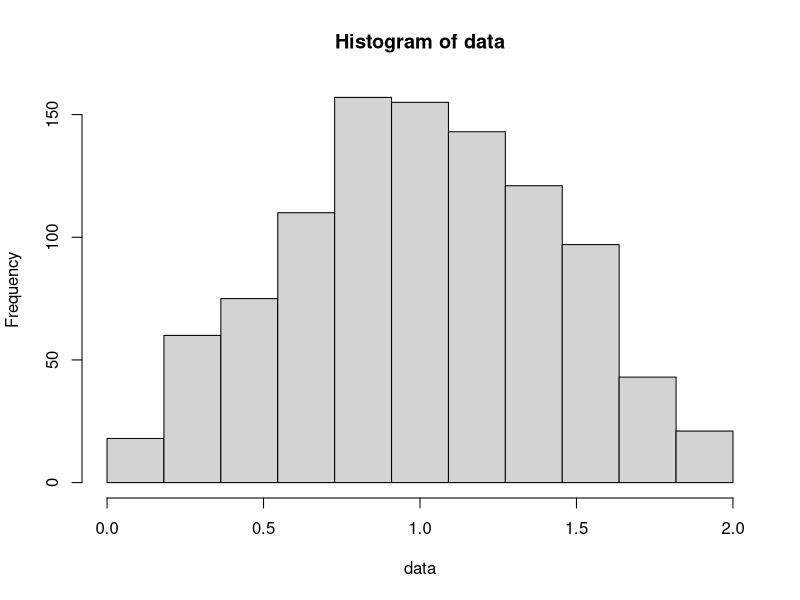
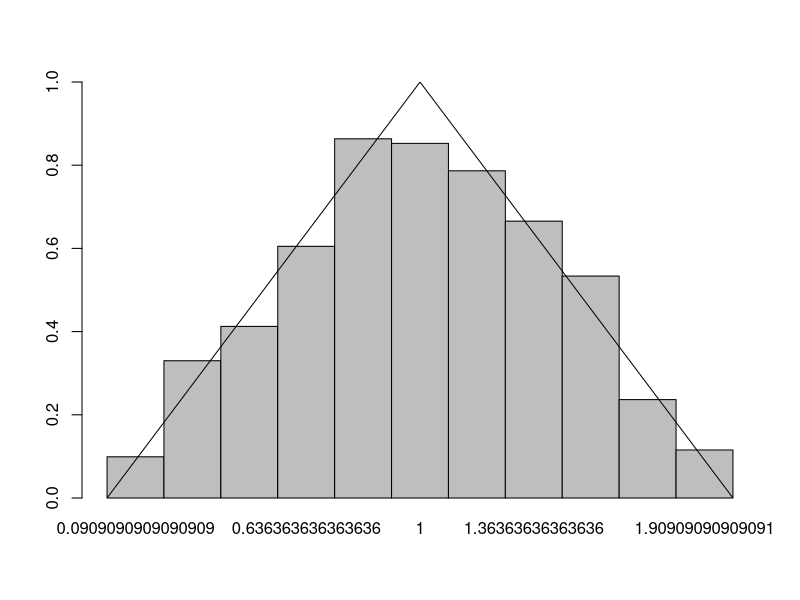

Recreate these plots in R, in order.

#' Example 2.4 Areabargraph
#' This program produces a bar graph with the property
#' that on each interval, the area, rather than the height,
#' of the bar is equal to the fraction of outcomes
#' that fell in the corresponding interval.

xlim = c(0, 2)
func <- function(x) {
  y = rep(0, length(x))
  y[x<=1] = x[x<=1]
  y[x>1] = 2 - x[x>1]
  return(y)
}

# simulation part
n = 1000 # the number of trial
bins = 11 # the number of bins
data = runif(n) + runif(n) # sum of two random numbers
histinfo = hist(data, breaks=seq(xlim[1], xlim[2], l=bins+1))

# function part
x = seq(xlim[1], xlim[2], 0.01)
y = func(x)

# plotting part
par(mfrow=c(1,1))
barplot(histinfo$density, ylim=c(0, 1), space=0,
        width=max(x)/(length(histinfo$density)),
        names.arg=histinfo$mids)
lines(x, y)
